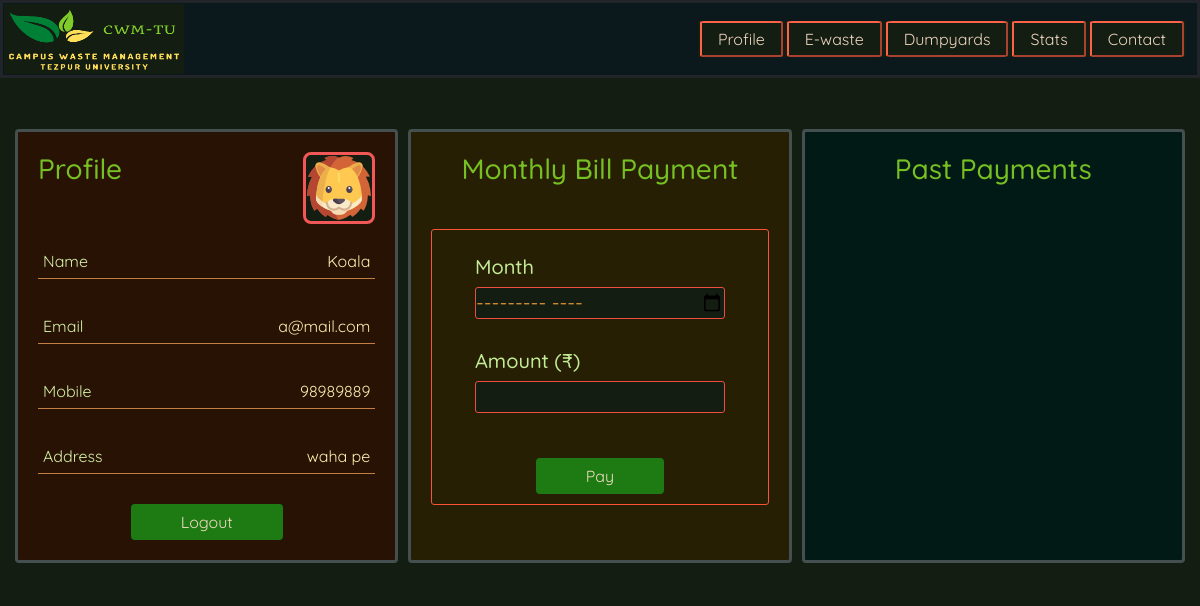
/logwaste/profile/ (signed in), run on an earlier commit of the app's database.
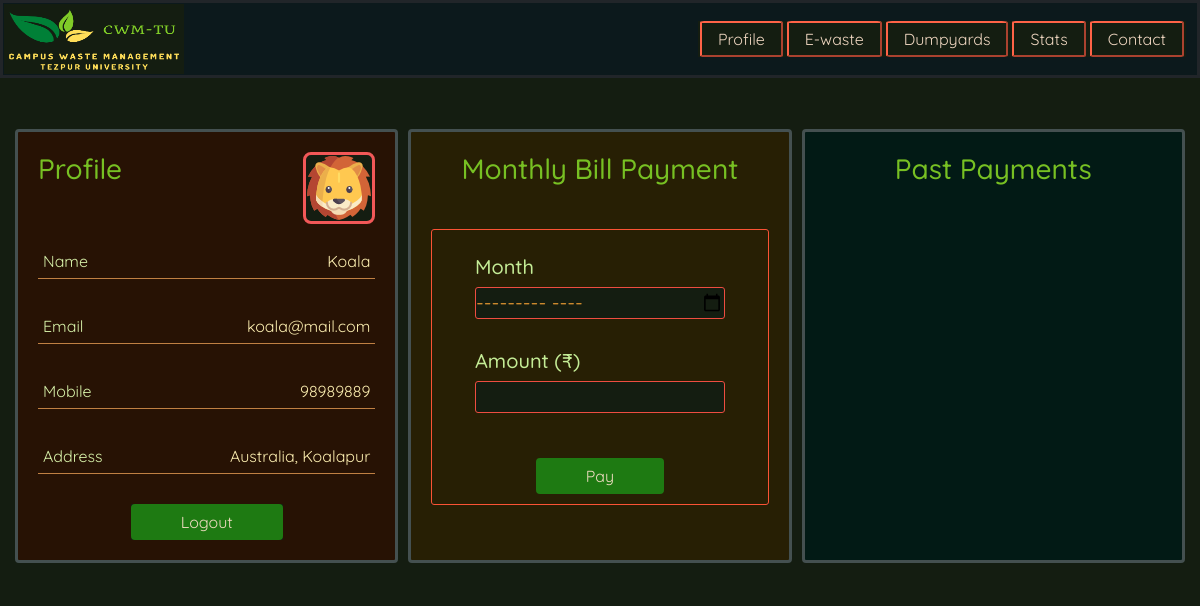
And on a later commit of the database.
### logwaste/models.py (models this page shows, shortened)
class MyUser(AbstractBaseUser):
    email = models.EmailField(
        verbose_name="email address", max_length=60, unique=True)
    full_name = models.CharField(verbose_name="name", max_length=40)
    mobile = models.CharField(max_length=10, verbose_name="mobile")
    address = models.CharField(max_length=100, verbose_name="address")
    date_joined = models.DateTimeField(
        verbose_name="date joined", auto_now_add=True)
    last_login = models.DateTimeField(verbose_name="last login", auto_now=True)
    is_admin = models.BooleanField(default=False)
    is_active = models.BooleanField(default=True)
    is_staff = models.BooleanField(default=True)
    is_superuser = models.BooleanField(default=False)
    USERNAME_FIELD = "email"
    REQUIRED_FIELDS = ['full_name', 'mobile', 'address']
    objects = MyUserManager()

### logwaste/views.py (the view)
# urls.py: path('profile/', views.profile),
def profile(request):
    if request.user.is_authenticated:
        ew = request.user
        return render(request, 'profile.html', {'ew': ew})
    else:
        return HttpResponseRedirect('/logwaste/logins/')

### templates/profile.html (shortened to what this page needs)
{% extends 'base.html' %}
{% load static %}
{% block style %}
<link rel="stylesheet" href="{% static 'css/profiles.css' %}">
{% endblock style %}
{% block rest %}
<div class="rest">
    <div class="left">
        <div class="up">
            <div class="pics">
                <h2>Profile</h2>
                {% if ew.full_name.0 < 'F' %} <img src="{% static 'images/fox.png' %}" class="img1">
                    {% elif ew.full_name.0 < 'L' %} <img src="{% static 'images/lion.png' %}" class="img1">
                        {% elif ew.full_name.0 < 'R' %} <img src="{% static 'images/penguin.png' %}" class="img1">
                            {% else %}
                            <img src="{% static 'images/owl.png' %}" class="img1">
                            {% endif %}
            </div>
            <div class="here">
                <div class="there">Name</div>
                <div class="fetch">{{ew.full_name}}</div>
            </div>
            <div class="here">
                <div class="there">Email</div>
                <div class="fetch">{{ew.email}}</div>
            </div>
            <div class="here">
                <div class="there">Mobile</div>
                <div class="fetch">{{ew.mobile}}</div>
            </div>
            <div class="here">
                <div class="there">Address</div>
                <div class="fetch">{{ew.address}}</div>
            </div>
        </div>
        <div class="down">
            <a href="{% url 'logout' %}"><button class="buttoned">Logout</button></a>
        </div>
    </div>
    <div class="left1">
        <h2 class="hh">Monthly Bill Payment</h2>
        <div class="oranges">
            <form action="">
                <div class="some">
                    <div class="it">
                        <h5>Month</h5>
                        <input type="month" id="month" name="month" class="bg"><br>
                    </div>
                    <div class="it">
                        <h5>Amount (₹)</h5>
                        <input type="text" id="amount" name="amount" class="bg"><br>
                    </div>
                    <div class="keep">
                        <input type="submit" value="Pay" class="buttoned">
                    </div>
                </div>
            </form>
        </div>
    </div>
    <div class="left2">
        <h2 class="hh1">Past Payments</h2>
    </div>
</div>
{% endblock rest %}

### templates/base.html (shortened to what this page needs)
<!DOCTYPE html>
{% load static %}
<html lang="en">
<head>
    <link href="https://cdn.jsdelivr.net/npm/bootstrap@5.0.0/dist/css/bootstrap.min.css" rel="stylesheet"
>
    {% block style %}{% endblock style %}
</head>
<body>
    <div class="full">
        <div class="navbar">
            <div class="logo">
                <a href="/"><img class="logo" src="{% static 'images/Green Leaf Logo.png' %}"></a>
            </div>
            <div class="five">
                {% if request.user.is_authenticated %}
                <div class="navbuttons">
                    <a href="/logwaste/profile"><button class="button">Profile</button></a>
                </div>
                {% else %}
                <div class="navbuttons">
                    <a href="/logwaste/logins"><button class="button">Login</button></a>
                </div>
                {% endif %}
                <div class="navbuttons">
                    <a href="/logwaste/ewastes"><button class="button">E-waste</button></a>
                </div>
                <div class="navbuttons">
                    <a href="/dumpstatcontact/dumps"><button class="button">Dumpyards</button></a>
                </div>
                <div class="navbuttons">
                    <a href="/dumpstatcontact/stats"><button class="button">Stats</button></a>
                </div>
                <div class="navbuttons">
                    <a href="/dumpstatcontact/contacts"><button class="button">Contact</button></a>
                </div>
            </div>
        </div>
        {% block rest %}{% endblock rest %}
    </div>
</body>
</html>

### static/css/profiles.css (style rules this page uses)
* { background-color: #141D11; box-sizing: border-box; margin: 0; padding: 0; }
.full { display: flex; flex-direction: column; }
.navbar { display: flex; flex-direction: row; justify-content: space-between; padding: 1px; background-color: #0c191c; border-style: solid; }
.logo { height: 70px; width: 180px; align-self:center; }
.five { display: flex; flex-direction: row; align-self: center; background-color: rgb(92, 30, 30); margin-right: 10px; }
.button { font-family: 'Quicksand', sans-serif; color: rgba(253, 226, 204, 0.932); font-size: 16px; background-color: #141D11; margin-right: 2px; margin-left: 2px; padding: 4px 16px; border-width: 2px; border-color: tomato; border-radius: 5%; transition-duration: 0.2s; cursor: pointer; }
.rest { display: flex; flex-direction: row; color: aliceblue; padding: 10px; margin-top: 3%; }
.left { display: flex; flex: 1; flex-direction: column; border-style:solid; border-width:3px; border-color: rgb(68, 80, 80); padding: 20px; margin: 5px; border-radius: 4px; background-color: rgb(39, 18, 4); }
.left1 { display: flex; flex: 1; flex-direction: column; border-style:solid; border-color: rgb(68, 80, 80); border-width:3px; padding: 20px; margin: 5px; border-radius: 4px; background-color: rgb(39, 31, 4); }
.left2 { display: flex; flex: 1; flex-direction: column; border-style:solid; border-color: rgb(68, 80, 80); border-width:3px; padding: 20px; margin: 5px; border-radius: 4px; background-color: rgb(2, 26, 21); }
.up { display: flex; flex-direction: column; background-color: rgb(39, 18, 4); }
.some { display: flex; flex-direction: column; margin-top:50px; padding: 10px; margin-top: 35px; border-width: 1px; border-style: solid; border-color: rgb(250, 83, 53); border-radius: 3px; background-color: rgb(39, 31, 4); }
.it { align-self: center; padding: 15px; background-color: rgb(39, 31, 4); }
.down { display: flex; flex-direction: row; justify-content:center; background-color: rgb(39, 18, 4); margin-top: 20px; }
.here { font-family: 'Quicksand', sans-serif; border-bottom-color: rgb(192, 128, 67); border-bottom-width: 1px; border-bottom-style:solid; display: flex; flex-direction: row; justify-content: space-between; margin-top: 20px; margin-bottom: 10px; padding: 5px; font-size: 16px; color: rgb(252, 238, 176); background-color: rgb(39, 18, 4); }
.pics { display: flex; flex-direction: row; justify-content: space-between; background-color: rgb(39, 18, 4); }
.there { font-family: 'Quicksand', sans-serif; color:rgb(215, 241, 169); background-color: rgb(39, 18, 4); }
.fetch { background-color: rgb(39, 18, 4); }
h2 { color:#77c023; font-size: 28px; font-family: 'Quicksand', sans-serif; background-color: rgb(39, 18, 4); }
.hh { color:#77c023; font-size: 28px; font-family: 'Quicksand', sans-serif; align-self: center; background-color: rgb(39, 31, 4); }
.hh1 { color:#77c023; font-size: 28px; font-family: 'Quicksand', sans-serif; align-self: center; background-color: rgb(2, 26, 21); }
h5 { align-self: center; font-family: 'Quicksand', sans-serif; color:#c4ec96; font-size: 20px; background-color: rgb(39, 31, 4); }
.oranges { background-color: rgb(39, 31, 4); }
.keep { display: flex; flex-direction: column; margin-top: 30px; background-color: rgb(39, 31, 4); }
.buttoned { font-family: 'Quicksand', sans-serif; color: rgba(253, 226, 204, 0.932); font-size: 16px; background-color: rgb(30, 122, 18); padding: 4px 48px; border-radius: 4px; border-style: solid; border-color: rgb(30, 122, 18); transition-duration: 0.3s; cursor: pointer; align-self: center; }
.img1 { border-color: #f25858; border-style: solid; border-width:3px; border-radius: 8px; padding: 1px; }
.bg { background-color: #141D11; color: rgb(235, 155, 50); font-size: 20px; border-style: solid; border-color: rgb(238, 77, 65); border-width: 1px; border-radius: 3px; font-family: 'Quicksand', sans-serif; width:250px; }

What changed in the data, as far as the page shows it:
changed MyUser "Koala": email "a@mail.com" → "koala@mail.com"; address "waha pe" → "Australia, Koalapur"
